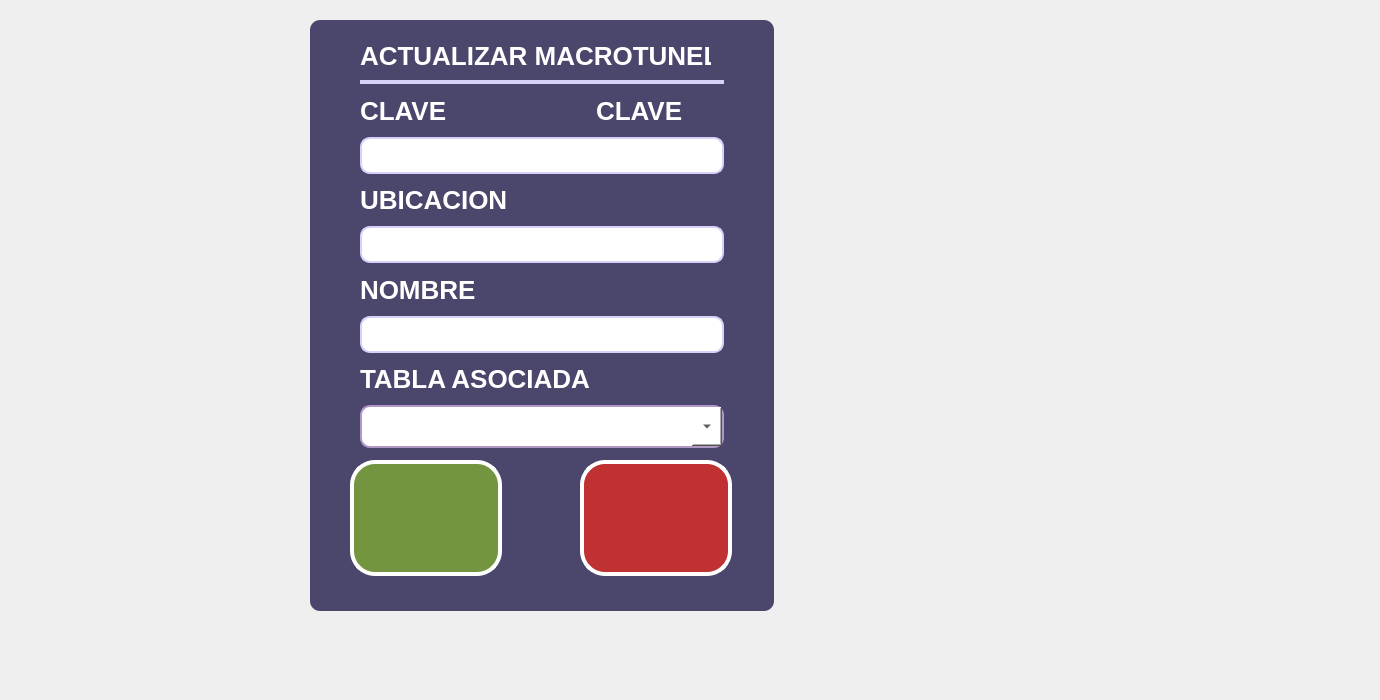
      <widget class="QWidget" name="page_5">
       <widget class="QLabel" name="Fondo_Lbl_13">
        <property name="geometry">
         <rect>
          <x>-50</x>
          <y>-20</y>
          <width>1371</width>
          <height>691</height>
         </rect>
        </property>
        <property name="font">
         <font>
          <family>Segoe UI</family>
          <pointsize>16</pointsize>
          <weight>75</weight>
          <bold>true</bold>
         </font>
        </property>
        <property name="styleSheet">
         <string notr="true">background-image: url(:/images/iconos/fondos/arandanos_fondo6.png);</string>
        </property>
        <property name="text">
         <string/>
        </property>
       </widget>
       <widget class="QWidget" name="widget_30" native="true">
        <property name="geometry">
         <rect>
          <x>300</x>
          <y>10</y>
          <width>481</width>
          <height>611</height>
         </rect>
        </property>
        <property name="styleSheet">
         <string notr="true"> border-radius: 10px; </string>
        </property>
        <widget class="QFrame" name="frame">
         <property name="geometry">
          <rect>
           <x>10</x>
           <y>10</y>
           <width>464</width>
           <height>591</height>
          </rect>
         </property>
         <property name="styleSheet">
          <string notr="true">background-color: rgb(74, 70, 108);
border-radius: 10px; </string>
         </property>
         <property name="frameShape">
          <enum>QFrame::StyledPanel</enum>
         </property>
         <property name="frameShadow">
          <enum>QFrame::Raised</enum>
         </property>
         <widget class="QLabel" name="ActualizarMacrotunel_Lbl">
          <property name="geometry">
           <rect>
            <x>50</x>
            <y>20</y>
            <width>351</width>
            <height>31</height>
           </rect>
          </property>
          <property name="font">
           <font>
            <family>Segoe UI</family>
            <pointsize>-1</pointsize>
            <weight>81</weight>
            <bold>true</bold>
           </font>
          </property>
          <property name="styleSheet">
           <string notr="true">background-color: rgb(74, 70, 108);
color: white;  
font-family: &quot;Segoe UI&quot;;
font-size: 26px;
font-weight: 650; 


</string>
          </property>
          <property name="text">
           <string>ACTUALIZAR MACROTUNEL</string>
          </property>
         </widget>
         <widget class="QLabel" name="label_32">
          <property name="geometry">
           <rect>
            <x>50</x>
            <y>60</y>
            <width>364</width>
            <height>4</height>
           </rect>
          </property>
          <property name="styleSheet">
           <string notr="true">QLabel {
       background-color: rgb(213, 209, 248);
       border-radius: 20px;
       padding: 10px; 
    }</string>
          </property>
          <property name="text">
           <string/>
          </property>
         </widget>
         <widget class="QPushButton" name="ConfirmarMacrotunelActualizada_Btn">
          <property name="geometry">
           <rect>
            <x>40</x>
            <y>440</y>
            <width>152</width>
            <height>116</height>
           </rect>
          </property>
          <property name="font">
           <font>
            <family>Segoe UI</family>
            <pointsize>16</pointsize>
            <weight>75</weight>
            <bold>true</bold>
           </font>
          </property>
          <property name="styleSheet">
           <string notr="true">QPushButton {

         background-color: #749540;
        /*border: 2px solid black;*/
		color: white;  /* Cambia el color de la fuente a blanco */
        border-radius: 25px;  /* Ajusta el valor para hacer las esquinas más o menos redondas */
        padding: 10px;  /* Ajusta el margen interno del QLabel */
		border: 4px solid white;
    }</string>
          </property>
          <property name="text">
           <string/>
          </property>
          <property name="icon">
           <iconset resource="../resources/resources.qrc">
            <normaloff>:/images/iconos/botones/check-mark.png</normaloff>:/images/iconos/botones/check-mark.png</iconset>
          </property>
          <property name="iconSize">
           <size>
            <width>92</width>
            <height>92</height>
           </size>
          </property>
         </widget>
         <widget class="QPushButton" name="Back_ActualizarMacro_Btn">
          <property name="geometry">
           <rect>
            <x>270</x>
            <y>440</y>
            <width>152</width>
            <height>116</height>
           </rect>
          </property>
          <property name="font">
           <font>
            <family>Segoe UI</family>
            <pointsize>16</pointsize>
            <weight>75</weight>
            <bold>true</bold>
           </font>
          </property>
          <property name="styleSheet">
           <string notr="true">QPushButton {

        background-color: #C03232;
        /*border: 2px solid black;*/
		color: white;  /* Cambia el color de la fuente a blanco */
        border-radius: 25px;  /* Ajusta el valor para hacer las esquinas más o menos redondas */
        padding: 10px;  /* Ajusta el margen interno del QLabel */
		border: 4px solid white;
    }</string>
          </property>
          <property name="text">
           <string/>
          </property>
          <property name="icon">
           <iconset resource="../resources/resources.qrc">
            <normaloff>:/images/iconos/botones/cerrar.png</normaloff>:/images/iconos/botones/cerrar.png</iconset>
          </property>
          <property name="iconSize">
           <size>
            <width>72</width>
            <height>72</height>
           </size>
          </property>
         </widget>
         <widget class="QWidget" name="gridLayoutWidget">
          <property name="geometry">
           <rect>
            <x>50</x>
            <y>70</y>
            <width>364</width>
            <height>358</height>
           </rect>
          </property>
          <layout class="QGridLayout" name="gridLayout">
           <item row="6" column="0">
            <widget class="QLabel" name="ActualizarTablaAsociadaMacrotunel_Lbl">
             <property name="font">
              <font>
               <family>Segoe UI</family>
               <pointsize>-1</pointsize>
               <weight>81</weight>
               <bold>true</bold>
              </font>
             </property>
             <property name="styleSheet">
              <string notr="true">background-color: rgb(74, 70, 108);
color: white;  
font-family: &quot;Segoe UI&quot;;
font-size: 26px;
font-weight: 650; 


</string>
             </property>
             <property name="text">
              <string>TABLA ASOCIADA</string>
             </property>
            </widget>
           </item>
           <item row="0" column="0">
            <widget class="QLabel" name="ActualizarClaveMacrotunel_Lbl">
             <property name="font">
              <font>
               <family>Segoe UI</family>
               <pointsize>-1</pointsize>
               <weight>81</weight>
               <bold>true</bold>
              </font>
             </property>
             <property name="styleSheet">
              <string notr="true">background-color: rgb(74, 70, 108);
color: white;  
font-family: &quot;Segoe UI&quot;;
font-size: 26px;
font-weight: 650; 


</string>
             </property>
             <property name="text">
              <string>CLAVE</string>
             </property>
            </widget>
           </item>
           <item row="5" column="0" colspan="2">
            <widget class="QLineEdit" name="ActualizarNombreMacrotunel_lineEdit">
             <property name="styleSheet">
              <string notr="true">QLineEdit {
    border: 2px solid  rgb(213, 209, 248);  /* Borde color lila */
    border-radius: 10px;        /* Esquinas redondeadas */
    background-color: white;    /* Fondo blanco */
    padding: 5px;               /* Espaciado interno para que no se vea aplastado */
	font-family: &quot;Segoe UI Semibold&quot;, &quot;Arial&quot;, sans-serif;
    font-size: 18px;
    font-weight: 660;
	text-transform: uppercase;  /* &lt;- Esto fuerza mayúsculas */
}
</string>
             </property>
             <property name="text">
              <string/>
             </property>
            </widget>
           </item>
           <item row="4" column="0" colspan="2">
            <widget class="QLabel" name="ActualizarDecripcionMacrotunel_Lbl">
             <property name="font">
              <font>
               <family>Segoe UI</family>
               <pointsize>-1</pointsize>
               <weight>81</weight>
               <bold>true</bold>
              </font>
             </property>
             <property name="styleSheet">
              <string notr="true">background-color: rgb(74, 70, 108);
color: white;  
font-family: &quot;Segoe UI&quot;;
font-size: 26px;
font-weight: 650; 


</string>
             </property>
             <property name="text">
              <string>NOMBRE</string>
             </property>
            </widget>
           </item>
           <item row="1" column="0" colspan="2">
            <widget class="QLineEdit" name="ActualizarClaveMacrotunel_lineEdit">
             <property name="styleSheet">
              <string notr="true">QLineEdit {
    border: 2px solid  rgb(213, 209, 248);  /* Borde color lila */
    border-radius: 10px;        /* Esquinas redondeadas */
    background-color: white;    /* Fondo blanco */
    padding: 5px;               /* Espaciado interno para que no se vea aplastado */
	font-family: &quot;Segoe UI Semibold&quot;, &quot;Arial&quot;, sans-serif;
    font-size: 18px;
    font-weight: 660;
	text-transform: uppercase;  /* &lt;- Esto fuerza mayúsculas */
}
</string>
             </property>
             <property name="text">
              <string/>
             </property>
            </widget>
           </item>
           <item row="0" column="1">
            <widget class="QLabel" name="idMacrotunel_Lbl">
             <property name="font">
              <font>
               <family>Segoe UI</family>
               <pointsize>-1</pointsize>
               <weight>81</weight>
               <bold>true</bold>
              </font>
             </property>
             <property name="styleSheet">
              <string notr="true">background-color: rgb(74, 70, 108);
color: white;  
font-family: &quot;Segoe UI&quot;;
font-size: 26px;
font-weight: 650; 


</string>
             </property>
             <property name="text">
              <string>CLAVE</string>
             </property>
            </widget>
           </item>
           <item row="7" column="0" colspan="2">
            <widget class="QComboBox" name="ActualizarTablaAsociadaDeMacrotunel_comboBox">
             <property name="styleSheet">
              <string notr="true">QComboBox {
    background-color: rgb(255, 255, 255);
    color: black;
    border: 2px solid rgb(176, 151, 198);
    /*border-radius: 20px;*/
    padding: 8px 15px;
    font-family: &quot;Segoe UI Semibold&quot;, &quot;Arial&quot;, sans-serif;
    font-size: 18px;
    font-weight: 660;
    min-width: 120px;
}

/* Estilo del botón desplegable (conserva la flecha nativa) */
QComboBox::drop-down {
    subcontrol-origin: padding;
    subcontrol-position: top right;
    width: 30px;  /* Ancho suficiente para la flecha */
}

/* Estilo del menú desplegable (popup) */
QComboBox QAbstractItemView {
    background-color: rgb(255, 255, 255);
    color: black;
    border: 2px solid rgb(176, 151, 198);
    font-family: &quot;Segoe UI Semibold&quot;, &quot;Arial&quot;, sans-serif;
    font-size: 18px;
    font-weight: 660;
    padding: 8px 15px;
    outline: 0;  /* Elimina el borde de enfoque punteado */
}

</string>
             </property>
            </widget>
           </item>
           <item row="2" column="0" colspan="2">
            <widget class="QLabel" name="TituloNumLineas_Lbl_2">
             <property name="font">
              <font>
               <family>Segoe UI</family>
               <pointsize>-1</pointsize>
               <weight>81</weight>
               <bold>true</bold>
              </font>
             </property>
             <property name="styleSheet">
              <string notr="true">background-color: rgb(74, 70, 108);
color: white;  
font-family: &quot;Segoe UI&quot;;
font-size: 26px;
font-weight: 650; 


</string>
             </property>
             <property name="text">
              <string>UBICACION</string>
             </property>
            </widget>
           </item>
           <item row="3" column="0" colspan="2">
            <widget class="QLineEdit" name="ActualizarUbicacionMacrotunel_lineEdit">
             <property name="styleSheet">
              <string notr="true">QLineEdit {
    border: 2px solid  rgb(213, 209, 248);  /* Borde color lila */
    border-radius: 10px;        /* Esquinas redondeadas */
    background-color: white;    /* Fondo blanco */
    padding: 5px;               /* Espaciado interno para que no se vea aplastado */
	font-family: &quot;Segoe UI Semibold&quot;, &quot;Arial&quot;, sans-serif;
    font-size: 18px;
    font-weight: 660;
	text-transform: uppercase;  /* &lt;- Esto fuerza mayúsculas */
}
</string>
             </property>
            </widget>
           </item>
          </layout>
         </widget>
        </widget>
       </widget>
      </widget>
